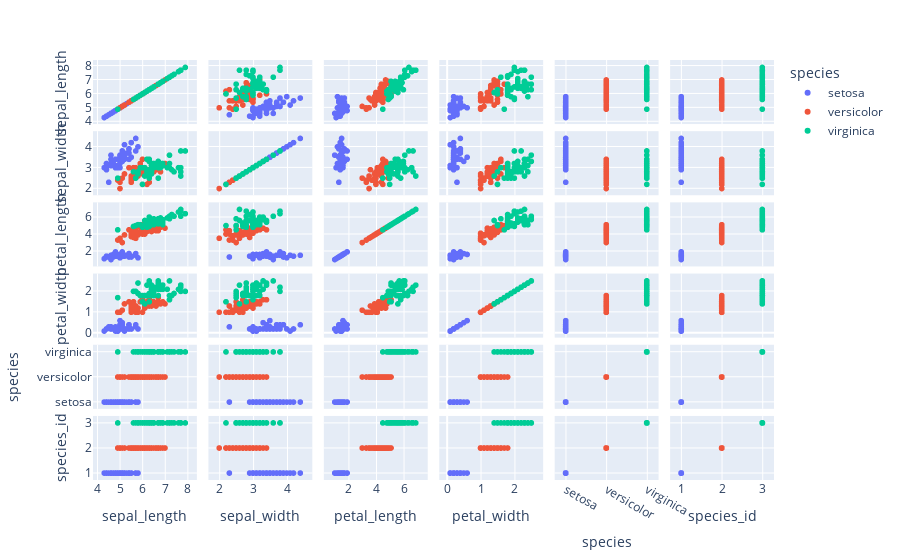

Notebook source saved alongside this figure:
### Markdown cell above
#### Q4. Using the iris dataset in the Plotly library, Plot a scatter matrix plot, using the "species" column for the color parameter.
##### Note: Use "sepal_length", "sepal_width", "petal_length", "petal_width" columns only with the dimensions parameter.

### Code cell
iris = px.data.iris()
px.scatter_matrix(data_frame=iris, color=iris.species)

### Figure 1 — Plotly figure (JSON) as saved in the notebook; plotly's stock layout.template omitted (floating-point values rounded to 4 significant figures)
{"data": [{"dimensions": [{"axis": {"matches": true}, "label": "sepal_length", "values": [5.1, 4.9, 4.7, 4.6, 5, 5.4, 4.6, 5, 4.4, 4.9, 5.4, 4.8, 4.8, 4.3, 5.8, 5.7, 5.4, 5.1, 5.7, 5.1, 5.4, 5.1, 4.6, 5.1, 4.8, 5, 5, 5.2, 5.2, 4.7, 4.8, 5.4, 5.2, 5.5, 4.9, 5, 5.5, 4.9, 4.4, 5.1, 5, 4.5, 4.4, 5, 5.1, 4.8, 5.1, 4.6, 5.3, 5]}, {"axis": {"matches": true}, "label": "sepal_width", "values": [3.5, 3, 3.2, 3.1, 3.6, 3.9, 3.4, 3.4, 2.9, 3.1, 3.7, 3.4, 3, 3, 4, 4.4, 3.9, 3.5, 3.8, 3.8, 3.4, 3.7, 3.6, 3.3, 3.4, 3, 3.4, 3.5, 3.4, 3.2, 3.1, 3.4, 4.1, 4.2, 3.1, 3.2, 3.5, 3.1, 3, 3.4, 3.5, 2.3, 3.2, 3.5, 3.8, 3, 3.8, 3.2, 3.7, 3.3]}, {"axis": {"matches": true}, "label": "petal_length", "values": [1.4, 1.4, 1.3, 1.5, 1.4, 1.7, 1.4, 1.5, 1.4, 1.5, 1.5, 1.6, 1.4, 1.1, 1.2, 1.5, 1.3, 1.4, 1.7, 1.5, 1.7, 1.5, 1, 1.7, 1.9, 1.6, 1.6, 1.5, 1.4, 1.6, 1.6, 1.5, 1.5, 1.4, 1.5, 1.2, 1.3, 1.5, 1.3, 1.5, 1.3, 1.3, 1.3, 1.6, 1.9, 1.4, 1.6, 1.4, 1.5, 1.4]}, {"axis": {"matches": true}, "label": "petal_width", "values": [0.2, 0.2, 0.2, 0.2, 0.2, 0.4, 0.3, 0.2, 0.2, 0.1, 0.2, 0.2, 0.1, 0.1, 0.2, 0.4, 0.4, 0.3, 0.3, 0.3, 0.2, 0.4, 0.2, 0.5, 0.2, 0.2, 0.4, 0.2, 0.2, 0.2, 0.2, 0.4, 0.1, 0.2, 0.1, 0.2, 0.2, 0.1, 0.2, 0.2, 0.3, 0.3, 0.2, 0.6, 0.4, 0.3, 0.2, 0.2, 0.2, 0.2]}, {"axis": {"matches": true}, "label": "species", "values": ["setosa", "setosa", "setosa", "setosa", "setosa", "setosa", "setosa", "setosa", "setosa", "setosa", "setosa", "setosa", "setosa", "setosa", "setosa", "setosa", "setosa", "setosa", "setosa", "setosa", "setosa", "setosa", "setosa", "setosa", "setosa", "setosa", "setosa", "setosa", "setosa", "setosa", "setosa", "setosa", "setosa", "setosa", "setosa", "setosa", "setosa", "setosa", "setosa", "setosa", "setosa", "setosa", "setosa", "setosa", "setosa", "setosa", "setosa", "setosa", "setosa", "setosa"]}, {"axis": {"matches": true}, "label": "species_id", "values": [1, 1, 1, 1, 1, 1, 1, 1, 1, 1, 1, 1, 1, 1, 1, 1, 1, 1, 1, 1, 1, 1, 1, 1, 1, 1, 1, 1, 1, 1, 1, 1, 1, 1, 1, 1, 1, 1, 1, 1, 1, 1, 1, 1, 1, 1, 1, 1, 1, 1]}], "hovertemplate": "species=setosa<br>%{xaxis.title.text}=%{x}<br>%{yaxis.title.text}=%{y}<extra></extra>", "legendgroup": "setosa", "marker": {"color": "#636efa", "symbol": "circle"}, "name": "setosa", "showlegend": true, "type": "splom"}, {"dimensions": [{"axis": {"matches": true}, "label": "sepal_length", "values": [7, 6.4, 6.9, 5.5, 6.5, 5.7, 6.3, 4.9, 6.6, 5.2, 5, 5.9, 6, 6.1, 5.6, 6.7, 5.6, 5.8, 6.2, 5.6, 5.9, 6.1, 6.3, 6.1, 6.4, 6.6, 6.8, 6.7, 6, 5.7, 5.5, 5.5, 5.8, 6, 5.4, 6, 6.7, 6.3, 5.6, 5.5, 5.5, 6.1, 5.8, 5, 5.6, 5.7, 5.7, 6.2, 5.1, 5.7]}, {"axis": {"matches": true}, "label": "sepal_width", "values": [3.2, 3.2, 3.1, 2.3, 2.8, 2.8, 3.3, 2.4, 2.9, 2.7, 2, 3, 2.2, 2.9, 2.9, 3.1, 3, 2.7, 2.2, 2.5, 3.2, 2.8, 2.5, 2.8, 2.9, 3, 2.8, 3, 2.9, 2.6, 2.4, 2.4, 2.7, 2.7, 3, 3.4, 3.1, 2.3, 3, 2.5, 2.6, 3, 2.6, 2.3, 2.7, 3, 2.9, 2.9, 2.5, 2.8]}, {"axis": {"matches": true}, "label": "petal_length", "values": [4.7, 4.5, 4.9, 4, 4.6, 4.5, 4.7, 3.3, 4.6, 3.9, 3.5, 4.2, 4, 4.7, 3.6, 4.4, 4.5, 4.1, 4.5, 3.9, 4.8, 4, 4.9, 4.7, 4.3, 4.4, 4.8, 5, 4.5, 3.5, 3.8, 3.7, 3.9, 5.1, 4.5, 4.5, 4.7, 4.4, 4.1, 4, 4.4, 4.6, 4, 3.3, 4.2, 4.2, 4.2, 4.3, 3, 4.1]}, {"axis": {"matches": true}, "label": "petal_width", "values": [1.4, 1.5, 1.5, 1.3, 1.5, 1.3, 1.6, 1, 1.3, 1.4, 1, 1.5, 1, 1.4, 1.3, 1.4, 1.5, 1, 1.5, 1.1, 1.8, 1.3, 1.5, 1.2, 1.3, 1.4, 1.4, 1.7, 1.5, 1, 1.1, 1, 1.2, 1.6, 1.5, 1.6, 1.5, 1.3, 1.3, 1.3, 1.2, 1.4, 1.2, 1, 1.3, 1.2, 1.3, 1.3, 1.1, 1.3]}, {"axis": {"matches": true}, "label": "species", "values": ["versicolor", "versicolor", "versicolor", "versicolor", "versicolor", "versicolor", "versicolor", "versicolor", "versicolor", "versicolor", "versicolor", "versicolor", "versicolor", "versicolor", "versicolor", "versicolor", "versicolor", "versicolor", "versicolor", "versicolor", "versicolor", "versicolor", "versicolor", "versicolor", "versicolor", "versicolor", "versicolor", "versicolor", "versicolor", "versicolor", "versicolor", "versicolor", "versicolor", "versicolor", "versicolor", "versicolor", "versicolor", "versicolor", "versicolor", "versicolor", "versicolor", "versicolor", "versicolor", "versicolor", "versicolor", "versicolor", "versicolor", "versicolor", "versicolor", "versicolor"]}, {"axis": {"matches": true}, "label": "species_id", "values": [2, 2, 2, 2, 2, 2, 2, 2, 2, 2, 2, 2, 2, 2, 2, 2, 2, 2, 2, 2, 2, 2, 2, 2, 2, 2, 2, 2, 2, 2, 2, 2, 2, 2, 2, 2, 2, 2, 2, 2, 2, 2, 2, 2, 2, 2, 2, 2, 2, 2]}], "hovertemplate": "species=versicolor<br>%{xaxis.title.text}=%{x}<br>%{yaxis.title.text}=%{y}<extra></extra>", "legendgroup": "versicolor", "marker": {"color": "#EF553B", "symbol": "circle"}, "name": "versicolor", "showlegend": true, "type": "splom"}, {"dimensions": [{"axis": {"matches": true}, "label": "sepal_length", "values": [6.3, 5.8, 7.1, 6.3, 6.5, 7.6, 4.9, 7.3, 6.7, 7.2, 6.5, 6.4, 6.8, 5.7, 5.8, 6.4, 6.5, 7.7, 7.7, 6, 6.9, 5.6, 7.7, 6.3, 6.7, 7.2, 6.2, 6.1, 6.4, 7.2, 7.4, 7.9, 6.4, 6.3, 6.1, 7.7, 6.3, 6.4, 6, 6.9, 6.7, 6.9, 5.8, 6.8, 6.7, 6.7, 6.3, 6.5, 6.2, 5.9]}, {"axis": {"matches": true}, "label": "sepal_width", "values": [3.3, 2.7, 3, 2.9, 3, 3, 2.5, 2.9, 2.5, 3.6, 3.2, 2.7, 3, 2.5, 2.8, 3.2, 3, 3.8, 2.6, 2.2, 3.2, 2.8, 2.8, 2.7, 3.3, 3.2, 2.8, 3, 2.8, 3, 2.8, 3.8, 2.8, 2.8, 2.6, 3, 3.4, 3.1, 3, 3.1, 3.1, 3.1, 2.7, 3.2, 3.3, 3, 2.5, 3, 3.4, 3]}, {"axis": {"matches": true}, "label": "petal_length", "values": [6, 5.1, 5.9, 5.6, 5.8, 6.6, 4.5, 6.3, 5.8, 6.1, 5.1, 5.3, 5.5, 5, 5.1, 5.3, 5.5, 6.7, 6.9, 5, 5.7, 4.9, 6.7, 4.9, 5.7, 6, 4.8, 4.9, 5.6, 5.8, 6.1, 6.4, 5.6, 5.1, 5.6, 6.1, 5.6, 5.5, 4.8, 5.4, 5.6, 5.1, 5.1, 5.9, 5.7, 5.2, 5, 5.2, 5.4, 5.1]}, {"axis": {"matches": true}, "label": "petal_width", "values": [2.5, 1.9, 2.1, 1.8, 2.2, 2.1, 1.7, 1.8, 1.8, 2.5, 2, 1.9, 2.1, 2, 2.4, 2.3, 1.8, 2.2, 2.3, 1.5, 2.3, 2, 2, 1.8, 2.1, 1.8, 1.8, 1.8, 2.1, 1.6, 1.9, 2, 2.2, 1.5, 1.4, 2.3, 2.4, 1.8, 1.8, 2.1, 2.4, 2.3, 1.9, 2.3, 2.5, 2.3, 1.9, 2, 2.3, 1.8]}, {"axis": {"matches": true}, "label": "species", "values": ["virginica", "virginica", "virginica", "virginica", "virginica", "virginica", "virginica", "virginica", "virginica", "virginica", "virginica", "virginica", "virginica", "virginica", "virginica", "virginica", "virginica", "virginica", "virginica", "virginica", "virginica", "virginica", "virginica", "virginica", "virginica", "virginica", "virginica", "virginica", "virginica", "virginica", "virginica", "virginica", "virginica", "virginica", "virginica", "virginica", "virginica", "virginica", "virginica", "virginica", "virginica", "virginica", "virginica", "virginica", "virginica", "virginica", "virginica", "virginica", "virginica", "virginica"]}, {"axis": {"matches": true}, "label": "species_id", "values": [3, 3, 3, 3, 3, 3, 3, 3, 3, 3, 3, 3, 3, 3, 3, 3, 3, 3, 3, 3, 3, 3, 3, 3, 3, 3, 3, 3, 3, 3, 3, 3, 3, 3, 3, 3, 3, 3, 3, 3, 3, 3, 3, 3, 3, 3, 3, 3, 3, 3]}], "hovertemplate": "species=virginica<br>%{xaxis.title.text}=%{x}<br>%{yaxis.title.text}=%{y}<extra></extra>", "legendgroup": "virginica", "marker": {"color": "#00cc96", "symbol": "circle"}, "name": "virginica", "showlegend": true, "type": "splom"}], "layout": {"autosize": true, "dragmode": "select", "legend": {"title": {"text": "species"}, "tracegroupgap": 0}, "margin": {"t": 60}, "xaxis": {"autorange": true, "range": [3.439, 8.761], "type": "linear"}, "xaxis2": {"autorange": true, "range": [1.426, 4.974], "type": "linear"}, "xaxis3": {"autorange": true, "range": [-0.4106, 8.311], "type": "linear"}, "xaxis4": {"autorange": true, "range": [-0.4738, 3.074], "type": "linear"}, "xaxis5": {"autorange": true, "range": [-0.4782, 2.478], "type": "category"}, "xaxis6": {"autorange": true, "range": [0.5218, 3.478], "type": "linear"}, "yaxis": {"autorange": true, "range": [3.439, 8.761], "type": "linear"}, "yaxis2": {"autorange": true, "range": [1.426, 4.974], "type": "linear"}, "yaxis3": {"autorange": true, "range": [-0.4106, 8.311], "type": "linear"}, "yaxis4": {"autorange": true, "range": [-0.4738, 3.074], "type": "linear"}, "yaxis5": {"autorange": true, "range": [-0.4782, 2.478], "type": "category"}, "yaxis6": {"autorange": true, "range": [0.5218, 3.478], "type": "linear"}}}
